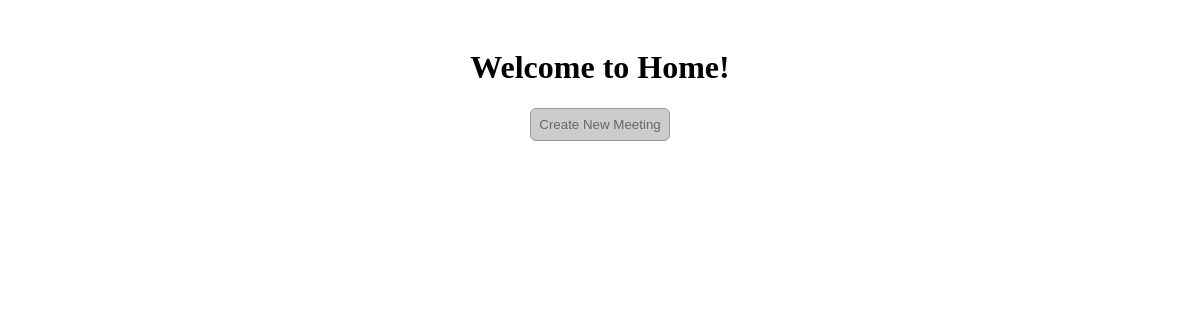
/home/ (signed in), run on an earlier commit of the app's database.
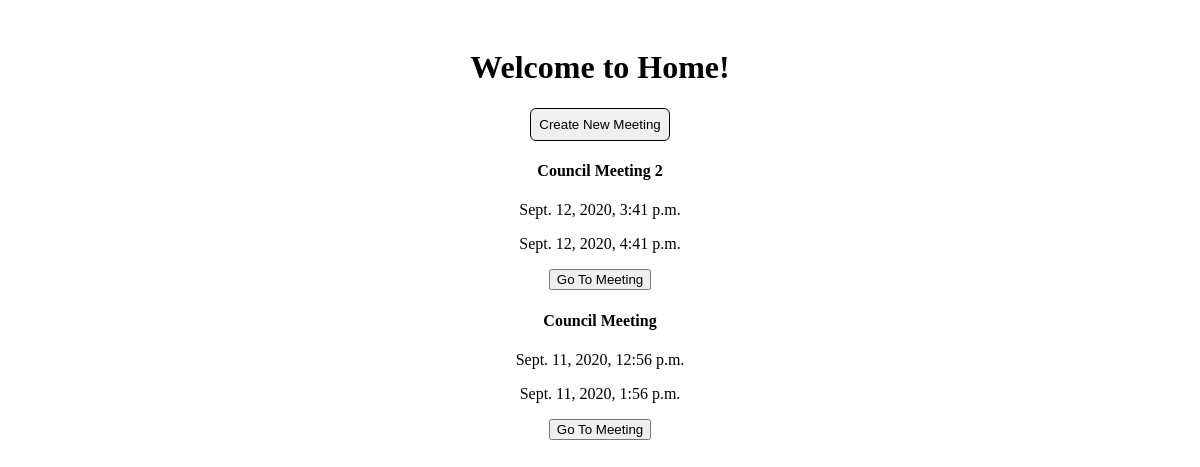
And on a later commit of the database.
### meeting/models.py (models this page shows)
class meeting(models.Model):
	meetingHeader = models.CharField(max_length=255, default="")
	startTime = models.DateTimeField(blank=False)
	endTime = models.DateTimeField(blank=False)
	createdOn = models.DateTimeField(auto_now_add=True)
	attendedBy = models.ManyToManyField(User)

### meeting/views.py (the view, shortened to what this page needs)
# urls.py: path('home/', meetingViews.home_view, name="home_view"),
def home_view(request):
	if request.user.is_authenticated:
		request.session['MeetingInFocus'] = None
		context = {
			'administratorStatus' : False
		}
		currentUser = loginModel.User.objects.get(username=request.user.username)
		meetings_list = meetingModel.meeting.objects.all().order_by("-createdOn")
		context['meetings_list'] = meetings_list
		if currentUser.administratorStatus:
			context['administratorStatus'] = True
		return render(request, 'home.html', context)
	else:
		return redirect('login_view')

### meeting/templates/home.html (shortened to what this page needs)
<!DOCTYPE html>
<html>
<head>
	{% load static %}
	<link rel="stylesheet" type="text/css" href="{% static 'login/login.css' %}">
</head>
<body>
	<h1>Welcome to Home!</h1>
	<form method="POST">
		{% if administratorStatus %}
			<button type="submit" name="create_new_meeting" class="p-as-button">Create New Meeting</button>
		{% else %}
			<button disabled type="submit" name="create_new_meeting" class="p-as-button">Create New Meeting</button>
		{% endif %}
	</form>
	{% for meeting in meetings_list %}
		<div>
			<h4>{{ meeting.meetingHeader }}</h4>
			<p>{{ meeting.startTime }}</p>
			<p>{{ meeting.endTime }}</p>
			<form method="POST">
				<button type="submit" name="{{ meeting.id }}">Go To Meeting</button>
			</form>
		</div>
	{% endfor %}
</body>
</html>

### login/static/login/login.css (style rules this page uses)
.p-as-button { padding: 8px; border-color: black; border-width: 1px; border-style: solid; border-radius: 6px; }
body { text-align: center; padding:20px; }

What changed in the data, as far as the page shows it:
added meeting: meetingHeader "Council Meeting 2", startTime "Sept. 12, 2020, 3:41 p.m.", endTime "Sept. 12, 2020, 4:41 p.m."
added meeting: meetingHeader "Council Meeting", startTime "Sept. 11, 2020, 12:56 p.m.", endTime "Sept. 11, 2020, 1:56 p.m."
